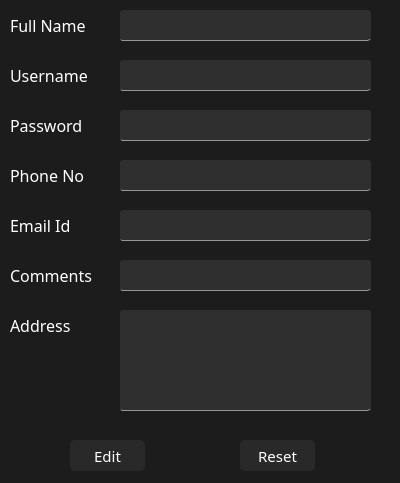
<?xml version="1.0" encoding="UTF-8"?>
<ui version="4.0">
 <class>EditUser</class>
 <widget class="QDialog" name="EditUser">
  <property name="windowModality">
   <enum>Qt::WindowModal</enum>
  </property>
  <property name="geometry">
   <rect>
    <x>0</x>
    <y>0</y>
    <width>400</width>
    <height>483</height>
   </rect>
  </property>
  <property name="sizePolicy">
   <sizepolicy hsizetype="Preferred" vsizetype="Preferred">
    <horstretch>0</horstretch>
    <verstretch>0</verstretch>
   </sizepolicy>
  </property>
  <property name="minimumSize">
   <size>
    <width>400</width>
    <height>483</height>
   </size>
  </property>
  <property name="maximumSize">
   <size>
    <width>400</width>
    <height>483</height>
   </size>
  </property>
  <property name="windowTitle">
   <string>Edit User</string>
  </property>
  <property name="styleSheet">
   <string notr="true">QWidget{
	background-color: #1C1C1C;
}

QLineEdit{
	background-color: #2F2F2F;
	border-radius: 3px;
	color: white;
	border-bottom: 1px;
	border-style: solid;
	border-color: #979797;
}

QLineEdit:focus{
	border-color: #60CDFF;
}

QPushButton
{
    color: white;
    font-size: 15px;
    background-color: #292929;
    border-radius: 5px;
    font-family: &quot;Noto Sans&quot;
}

QPushButton::hover{ 
    background-color: #2F2F2F;
}

QPushButton:pressed{
    border-width: 1px;
    border-style: solid;
	border-color: white;
}

QLabel
{
    color: white;
	font-size: 16px;
    font-family: &quot;Noto Sans&quot;;l
    border-radius: 5px;
}
</string>
  </property>
  <property name="inputMethodHints">
   <set>Qt::ImhExclusiveInputMask</set>
  </property>
  <widget class="QPushButton" name="btnEdit">
   <property name="geometry">
    <rect>
     <x>70</x>
     <y>440</y>
     <width>75</width>
     <height>31</height>
    </rect>
   </property>
   <property name="font">
    <font>
     <family>Noto Sans</family>
     <pointsize>-1</pointsize>
    </font>
   </property>
   <property name="text">
    <string>Edit</string>
   </property>
  </widget>
  <widget class="QLabel" name="FullName">
   <property name="geometry">
    <rect>
     <x>10</x>
     <y>10</y>
     <width>91</width>
     <height>31</height>
    </rect>
   </property>
   <property name="font">
    <font>
     <family>Noto Sans</family>
     <pointsize>-1</pointsize>
    </font>
   </property>
   <property name="styleSheet">
    <string notr="true"/>
   </property>
   <property name="text">
    <string>Full Name</string>
   </property>
  </widget>
  <widget class="QLineEdit" name="txtFullName">
   <property name="geometry">
    <rect>
     <x>120</x>
     <y>10</y>
     <width>251</width>
     <height>31</height>
    </rect>
   </property>
   <property name="font">
    <font>
     <pointsize>11</pointsize>
    </font>
   </property>
   <property name="text">
    <string/>
   </property>
  </widget>
  <widget class="QLineEdit" name="txtUsername">
   <property name="geometry">
    <rect>
     <x>120</x>
     <y>60</y>
     <width>251</width>
     <height>31</height>
    </rect>
   </property>
   <property name="font">
    <font>
     <pointsize>11</pointsize>
    </font>
   </property>
   <property name="text">
    <string/>
   </property>
  </widget>
  <widget class="QLabel" name="Username">
   <property name="geometry">
    <rect>
     <x>10</x>
     <y>60</y>
     <width>91</width>
     <height>31</height>
    </rect>
   </property>
   <property name="font">
    <font>
     <family>Noto Sans</family>
     <pointsize>-1</pointsize>
    </font>
   </property>
   <property name="text">
    <string>Username</string>
   </property>
  </widget>
  <widget class="QLabel" name="DOP">
   <property name="geometry">
    <rect>
     <x>10</x>
     <y>160</y>
     <width>91</width>
     <height>31</height>
    </rect>
   </property>
   <property name="font">
    <font>
     <family>Noto Sans</family>
     <pointsize>-1</pointsize>
    </font>
   </property>
   <property name="text">
    <string>Phone No</string>
   </property>
  </widget>
  <widget class="QLineEdit" name="txtEmailId">
   <property name="geometry">
    <rect>
     <x>120</x>
     <y>210</y>
     <width>251</width>
     <height>31</height>
    </rect>
   </property>
   <property name="font">
    <font>
     <pointsize>11</pointsize>
    </font>
   </property>
   <property name="text">
    <string/>
   </property>
  </widget>
  <widget class="QLabel" name="EmailId">
   <property name="geometry">
    <rect>
     <x>10</x>
     <y>210</y>
     <width>91</width>
     <height>31</height>
    </rect>
   </property>
   <property name="font">
    <font>
     <family>Noto Sans</family>
     <pointsize>-1</pointsize>
    </font>
   </property>
   <property name="text">
    <string>Email Id</string>
   </property>
  </widget>
  <widget class="QLineEdit" name="txtAddress">
   <property name="geometry">
    <rect>
     <x>120</x>
     <y>310</y>
     <width>251</width>
     <height>101</height>
    </rect>
   </property>
   <property name="font">
    <font>
     <pointsize>11</pointsize>
    </font>
   </property>
   <property name="text">
    <string/>
   </property>
   <property name="alignment">
    <set>Qt::AlignLeading|Qt::AlignLeft|Qt::AlignTop</set>
   </property>
  </widget>
  <widget class="QLabel" name="Address">
   <property name="geometry">
    <rect>
     <x>10</x>
     <y>310</y>
     <width>91</width>
     <height>31</height>
    </rect>
   </property>
   <property name="font">
    <font>
     <family>Noto Sans</family>
     <pointsize>-1</pointsize>
    </font>
   </property>
   <property name="text">
    <string>Address</string>
   </property>
  </widget>
  <widget class="QLineEdit" name="txtPassword">
   <property name="geometry">
    <rect>
     <x>120</x>
     <y>110</y>
     <width>251</width>
     <height>31</height>
    </rect>
   </property>
   <property name="font">
    <font>
     <pointsize>11</pointsize>
    </font>
   </property>
   <property name="text">
    <string/>
   </property>
  </widget>
  <widget class="QLabel" name="Password">
   <property name="geometry">
    <rect>
     <x>10</x>
     <y>110</y>
     <width>91</width>
     <height>31</height>
    </rect>
   </property>
   <property name="font">
    <font>
     <family>Noto Sans</family>
     <pointsize>-1</pointsize>
    </font>
   </property>
   <property name="text">
    <string>Password</string>
   </property>
  </widget>
  <widget class="QLabel" name="Comments">
   <property name="geometry">
    <rect>
     <x>10</x>
     <y>260</y>
     <width>91</width>
     <height>31</height>
    </rect>
   </property>
   <property name="font">
    <font>
     <family>Noto Sans</family>
     <pointsize>-1</pointsize>
    </font>
   </property>
   <property name="text">
    <string>Comments</string>
   </property>
  </widget>
  <widget class="QLineEdit" name="txtComments">
   <property name="geometry">
    <rect>
     <x>120</x>
     <y>260</y>
     <width>251</width>
     <height>31</height>
    </rect>
   </property>
   <property name="font">
    <font>
     <pointsize>11</pointsize>
    </font>
   </property>
   <property name="text">
    <string/>
   </property>
  </widget>
  <widget class="QLineEdit" name="txtPhoneNo">
   <property name="geometry">
    <rect>
     <x>120</x>
     <y>160</y>
     <width>251</width>
     <height>31</height>
    </rect>
   </property>
   <property name="font">
    <font>
     <pointsize>11</pointsize>
    </font>
   </property>
   <property name="text">
    <string/>
   </property>
  </widget>
  <widget class="QPushButton" name="btnReset">
   <property name="geometry">
    <rect>
     <x>240</x>
     <y>440</y>
     <width>75</width>
     <height>31</height>
    </rect>
   </property>
   <property name="font">
    <font>
     <family>Noto Sans</family>
     <pointsize>-1</pointsize>
    </font>
   </property>
   <property name="text">
    <string>Reset</string>
   </property>
  </widget>
 </widget>
 <resources/>
 <connections/>
</ui>
